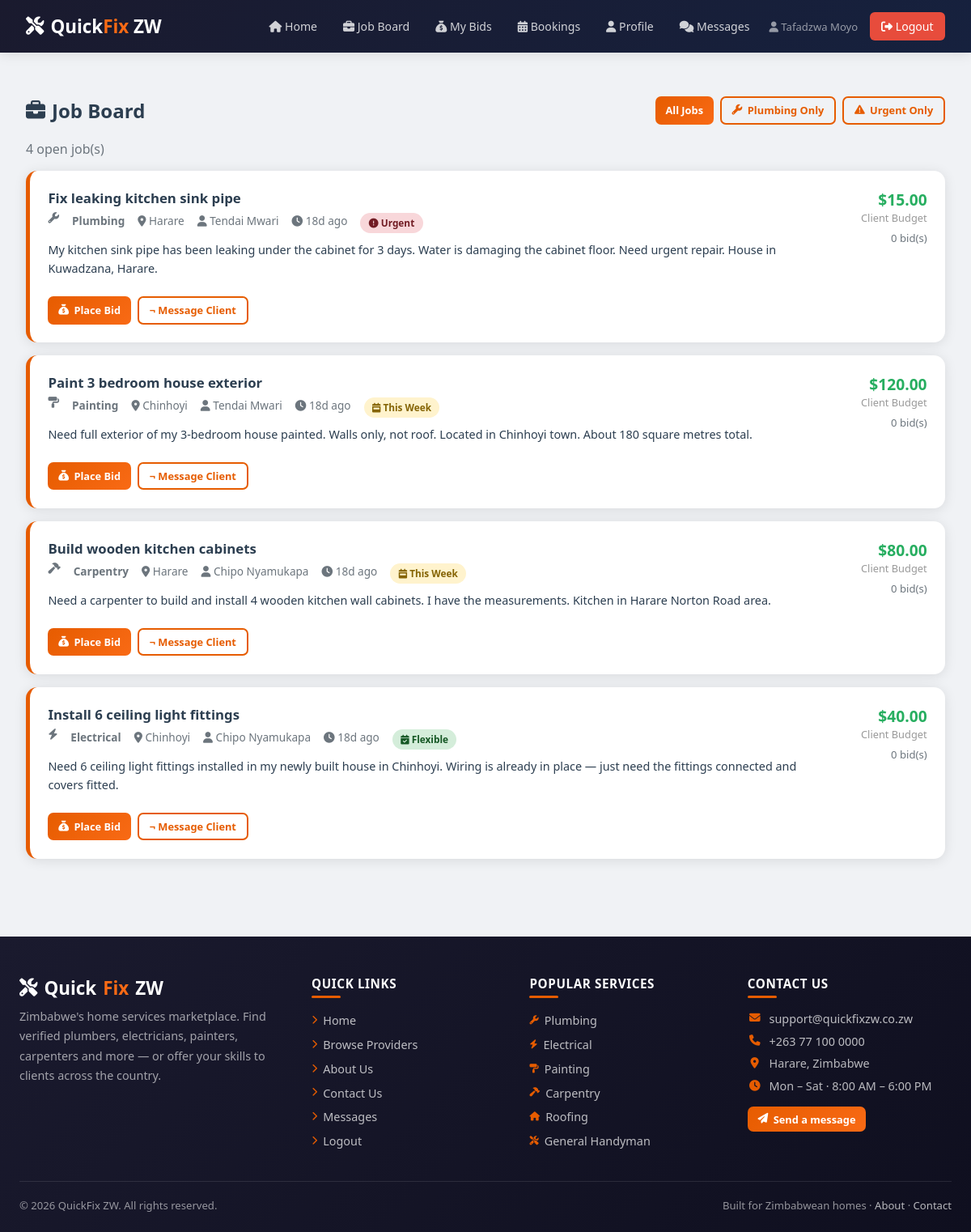
/professional/job_board.php (signed in), run on the app's committed database.
### tables this page shows
CREATE TABLE IF NOT EXISTS professional_profiles (
    profile_id       INT AUTO_INCREMENT PRIMARY KEY,
    user_id          INT UNIQUE NOT NULL,
    trade            ENUM('Plumbing','Electrical','Painting','Carpentry','Tiling','Roofing','Welding','Landscaping','General Handyman') NOT NULL,
    bio              TEXT,
    years_experience INT DEFAULT 0,
    hourly_rate      DECIMAL(10,2) DEFAULT 5.00,
    rating_avg       DECIMAL(3,2) DEFAULT 0.00,
    total_reviews    INT DEFAULT 0,
    jobs_completed   INT DEFAULT 0,
    is_available     TINYINT DEFAULT 1,
    service_area     VARCHAR(200),
    FOREIGN KEY (user_id) REFERENCES users(user_id) ON DELETE CASCADE
);

CREATE TABLE IF NOT EXISTS job_requests (
    job_id              INT AUTO_INCREMENT PRIMARY KEY,
    client_id           INT NOT NULL,
    title               VARCHAR(200) NOT NULL,
    description         TEXT NOT NULL,
    trade               ENUM('Plumbing','Electrical','Painting','Carpentry','Tiling','Roofing','Welding','Landscaping','General Handyman') NOT NULL,
    location            VARCHAR(100) NOT NULL,
    client_budget       DECIMAL(10,2) DEFAULT 0.00,
    urgency             ENUM('flexible','within_week','urgent') DEFAULT 'flexible',
    status              ENUM('open','in_progress','completed','cancelled') DEFAULT 'open',
    hired_professional  INT DEFAULT NULL,
    created_at          TIMESTAMP DEFAULT CURRENT_TIMESTAMP,
    FOREIGN KEY (client_id) REFERENCES users(user_id),
    FOREIGN KEY (hired_professional) REFERENCES users(user_id)
);

CREATE TABLE IF NOT EXISTS users (
    user_id       INT AUTO_INCREMENT PRIMARY KEY,
    full_name     VARCHAR(100) NOT NULL,
    email         VARCHAR(100) UNIQUE NOT NULL,
    password_hash VARCHAR(255) NOT NULL,
    phone         VARCHAR(20),
    role          ENUM('client','professional','admin') NOT NULL,
    national_id   VARCHAR(30) DEFAULT NULL,
    verified      TINYINT DEFAULT 0,
    location      VARCHAR(100) DEFAULT NULL,
    created_at    TIMESTAMP DEFAULT CURRENT_TIMESTAMP
);

### professional/job_board.php (the view, shortened to what this page needs)
<?php
require_once '../includes/db.php';
require_once '../includes/functions.php';
$uid = $_SESSION['user_id'];
$prof = $pdo->prepare("SELECT * FROM professional_profiles WHERE user_id=?");
$prof->execute([$uid]);
$p = $prof->fetch();
$filter = $_GET['filter'] ?? 'all';
$q = "SELECT j.*,u.full_name as client_name,(SELECT COUNT(*) FROM bids WHERE job_id=j.job_id) as bid_count,(SELECT bid_id FROM bids WHERE job_id=j.job_id AND professional_id=$uid LIMIT 1) as my_bid FROM job_requests j JOIN users u ON j.client_id=u.user_id WHERE j.status='open'";
$q .= " ORDER BY FIELD(j.urgency,'urgent','within_week','flexible'), j.created_at DESC";
$stmt = $pdo->query($q);
$jobs = $stmt->fetchAll();
?>
<!DOCTYPE html><html lang="en"><head>
<link rel="stylesheet" href="<?= BASE_URL ?>/css/style.css">
<link rel="stylesheet" href="https://cdnjs.cloudflare.com/ajax/libs/font-awesome/6.5.2/css/all.min.css">
</head><body>
<?php include '../includes/navbar.php'; ?>
<div class="container"><br>
<div style="display:flex;justify-content:space-between;align-items:center;flex-wrap:wrap;gap:1rem;margin-bottom:1.2rem">
 <div class="page-title" style="margin:0"><?=icon('briefcase')?> Job Board</div>
 <div style="display:flex;gap:0.5rem;flex-wrap:wrap">
 <a href="?filter=all" class="btn btn-<?=$filter==='all'?'primary':'outline'?> btn-sm">All Jobs</a>
 <a href="?filter=my_trade" class="btn btn-<?=$filter==='my_trade'?'primary':'outline'?> btn-sm"><?=tradeIcon($p['trade'])?> <?=$p['trade']?> Only</a>
 <a href="?filter=urgent" class="btn btn-<?=$filter==='urgent'?'danger':'outline'?> btn-sm"><?=icon('triangle-exclamation')?> Urgent Only</a>
 </div>
</div>
<p style="color:var(--gray);margin-bottom:1rem"><?=count($jobs)?> open job(s)</p>
<?php foreach($jobs as $j): ?>
<div class="job-card">
 <div style="display:flex;justify-content:space-between;align-items:flex-start;flex-wrap:wrap;gap:1rem">
 <div style="flex:1">
 <div class="job-title"><?=htmlspecialchars($j['title'])?></div>
 <div class="job-meta">
 <?=tradeIcon($j['trade'])?> <strong><?=$j['trade']?></strong>
 <span><?=icon('location-dot')?> <?=$j['location']?></span>
 <span><?=icon('user')?> <?=htmlspecialchars($j['client_name'])?></span>
 <span><?=icon('clock')?> <?=timeAgo($j['created_at'])?></span>
 <span><?=urgencyBadge($j['urgency'])?></span>
 </div>
 <div class="job-desc"><?=htmlspecialchars(substr($j['description'],0,220))?><?=strlen($j['description']) > 220 ? '...' : ''?></div>
 </div>
 <div style="text-align:right;min-width:130px">
 <div class="job-budget">$<?=number_format($j['client_budget'],2)?></div>
 <div style="font-size:0.8rem;color:#999">Client Budget</div>
 <div style="margin-top:0.4rem;font-size:0.82rem;color:var(--gray)"><?=$j['bid_count']?> bid(s)</div>
 </div>
 </div>
 <div style="margin-top:0.8rem;display:flex;gap:0.5rem;flex-wrap:wrap">
 <?php if($j['my_bid']): ?>
 <span class="badge badge-success" style="font-size:0.85rem;padding:0.4rem 0.8rem">You already bid on this</span>
 <?php else: ?>
 <button onclick="openBid(<?=$j['job_id']?>,'<?=htmlspecialchars($j['title'],ENT_QUOTES)?>',<?=$j['client_budget']?>)" class="btn btn-primary btn-sm"><?=icon('sack-dollar')?> Place Bid</button>
 <?php endif; ?>
 <a href="<?= BASE_URL ?>/messages.php?with=<?=$j['client_id']?>" class="btn btn-outline btn-sm">¬ Message Client</a>
 </div>
</div>
<?php endforeach; ?>
</div>
<?php include '../includes/footer.php'; ?>
</body></html>

### includes/functions.php (shortened to what this page needs)
<?php
function timeAgo($datetime){
 $t = time() - strtotime($datetime);
 return floor($t / 86400).'d ago';
}
function icon($name, $label=''){
 $labelAttr = $label !== '' ? ' aria-label="'.htmlspecialchars($label, ENT_QUOTES).'"' : ' aria-hidden="true"';
 return '<i class="fa-solid fa-'.$name.'"'.$labelAttr.'></i>';
}
function urgencyBadge($u){
 return match($u){
 'urgent' => '<span class="badge badge-danger">'.icon('circle-exclamation').' Urgent</span>',
 'within_week' => '<span class="badge badge-warning">'.icon('calendar-week').' This Week</span>',
 default => '<span class="badge badge-success">'.icon('calendar-check').' Flexible</span>'
 };
}
function tradeIcon($t){
 return match($t){
 'Plumbing' => icon('wrench'),
 'Electrical' => icon('bolt'),
 'Painting' => icon('paint-roller'),
 'Carpentry' => icon('hammer'),
 'Tiling' => icon('border-all'),
 'Roofing' => icon('house'),
 'Welding' => icon('fire-flame-curved'),
 'Landscaping' => icon('leaf'),
 default => icon('screwdriver-wrench')
 };
}
?>

### css/style.css (style rules this page uses)
:root { --primary: #e65c00; --primary-light: #f96a15; --primary-dark: #c44d00; --secondary: #1a1a2e; --secondary-light: #16213e; --accent: #f5a623; --success: #27ae60; --danger: #e74c3c; --warning: #f39c12; --info: #2980b9; --light: #f8f9fa; --white: #ffffff; --gray: #6c757d; --dark: #2c3e50; --border: #dee2e6; --shadow: 0 2px 15px rgba(0,0,0,0.1); --shadow-lg: 0 8px 30px rgba(0,0,0,0.15); }
* { margin:0; padding:0; box-sizing:border-box; }
body { font-family:'Segoe UI',Tahoma,Geneva,Verdana,sans-serif; background:#f0f2f5; color:var(--dark); }
a { text-decoration:none; color:inherit; }
.fa-solid, .fa-regular { line-height:1; }
.container { max-width:1200px; margin:0 auto; padding:2rem; }
.job-card { background:white; border-radius:14px; padding:1.4rem; box-shadow:var(--shadow); border-left:5px solid var(--primary); margin-bottom:1rem; transition:box-shadow 0.2s; }
.job-title { font-size:1.05rem; font-weight:700; color:var(--dark); margin-bottom:0.3rem; }
.job-meta { color:var(--gray); font-size:0.85rem; display:flex; gap:1rem; flex-wrap:wrap; margin:0.4rem 0; }
.job-budget { font-size:1.2rem; font-weight:700; color:var(--success); }
.job-desc { color:var(--dark); font-size:0.9rem; line-height:1.6; margin:0.6rem 0; }
.btn { padding:0.68rem 1.4rem; border:none; border-radius:9px; cursor:pointer; font-size:0.88rem; font-weight:600; transition:all 0.2s; display:inline-flex; align-items:center; gap:0.4rem; font-family:inherit; }
.btn-primary { background:linear-gradient(135deg,var(--primary),var(--primary-light)); color:white; }
.btn-outline { background:transparent; border:2px solid var(--primary); color:var(--primary); }
.btn-sm { padding:0.4rem 0.8rem; font-size:0.8rem; border-radius:7px; }
.badge { padding:0.28rem 0.65rem; border-radius:20px; font-size:0.74rem; font-weight:600; display:inline-block; }
.badge-success { background:#d4edda; color:#155724; }
.badge-warning { background:#fff3cd; color:#856404; }
.badge-danger { background:#f8d7da; color:#721c24; }
.page-title { font-size:1.5rem; font-weight:700; color:var(--dark); margin-bottom:1.5rem; display:flex; align-items:center; gap:0.5rem; }
.site-footer-col ul li a .fa-solid { font-size:0.7rem; color:var(--primary); }
.site-footer-contact li .fa-solid { color:var(--primary); width:18px; text-align:center; font-size:0.85rem; }

### data on the page
professional_profiles: trade "Plumbing"
job_requests: title "Fix leaking kitchen sink pipe", trade "Plumbing", location "Harare", client.full_name "Tendai Mwari", created_at "18d ago", urgency "Urgent", description "My kitchen sink pipe has been leaking under the cabinet for 3 days. Water is damaging the cabinet floor. Need urgent repair. House in Kuwadzana, Harare.", client_budget "15.00", bid_count "0"
job_requests: title "Paint 3 bedroom house exterior", trade "Painting", location "Chinhoyi", client.full_name "Tendai Mwari", created_at "18d ago", urgency "This Week", description "Need full exterior of my 3-bedroom house painted. Walls only, not roof. Located in Chinhoyi town. About 180 square metres total.", client_budget "120.00", bid_count "0"
job_requests: title "Build wooden kitchen cabinets", trade "Carpentry", location "Harare", client.full_name "Chipo Nyamukapa", created_at "18d ago", urgency "This Week", description "Need a carpenter to build and install 4 wooden kitchen wall cabinets. I have the measurements. Kitchen in Harare Norton Road area.", client_budget "80.00", bid_count "0"
job_requests: title "Install 6 ceiling light fittings", trade "Electrical", location "Chinhoyi", client.full_name "Chipo Nyamukapa", created_at "18d ago", urgency "Flexible", description "Need 6 ceiling light fittings installed in my newly built house in Chinhoyi. Wiring is already in place — just need the fittings connected and covers fitted.", client_budget "40.00", bid_count "0"

### other printed values
$name "Tafadzwa Moyo"
count($jobs) "4"
